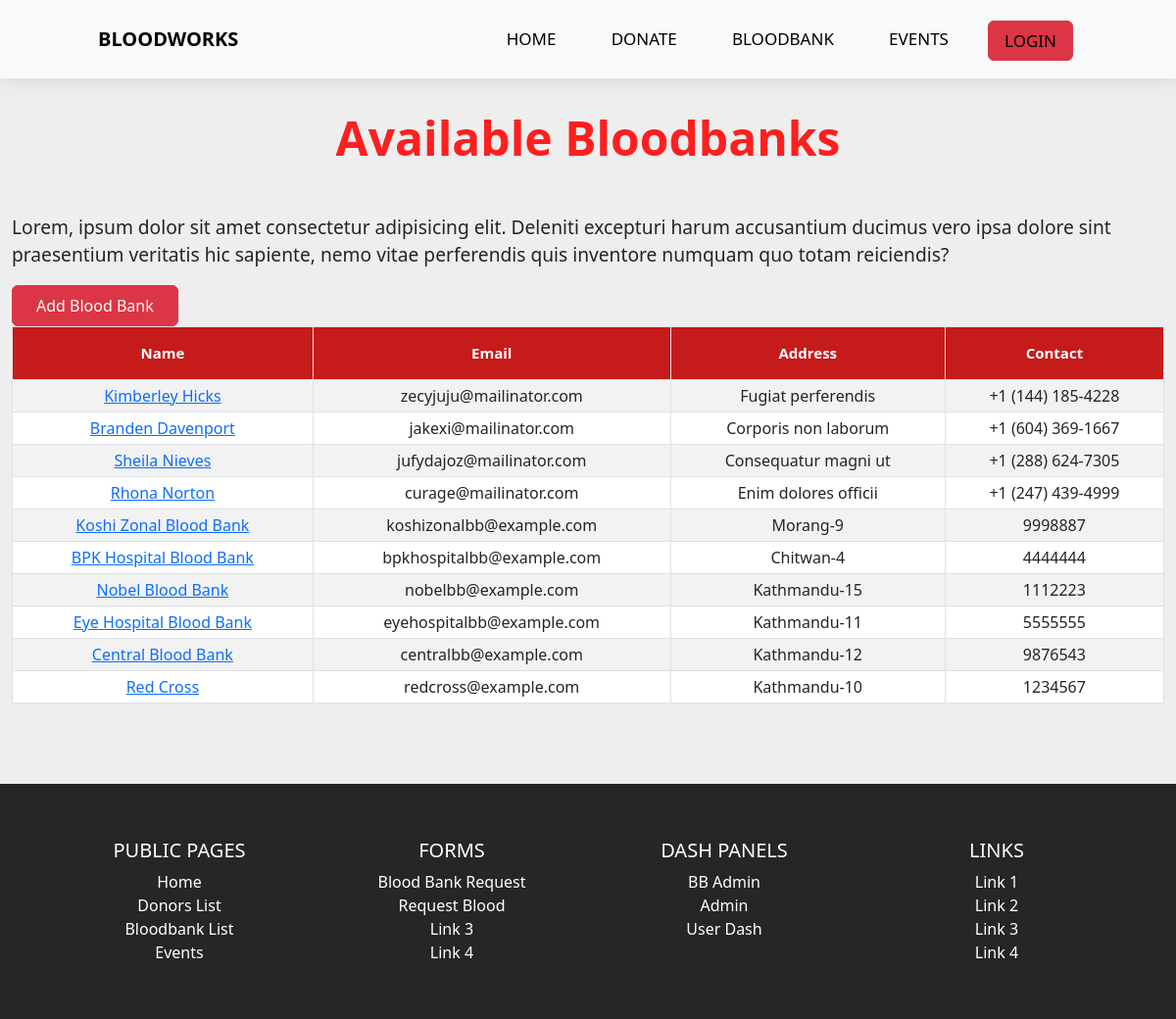
Before: /bloodbanks with the older database file.
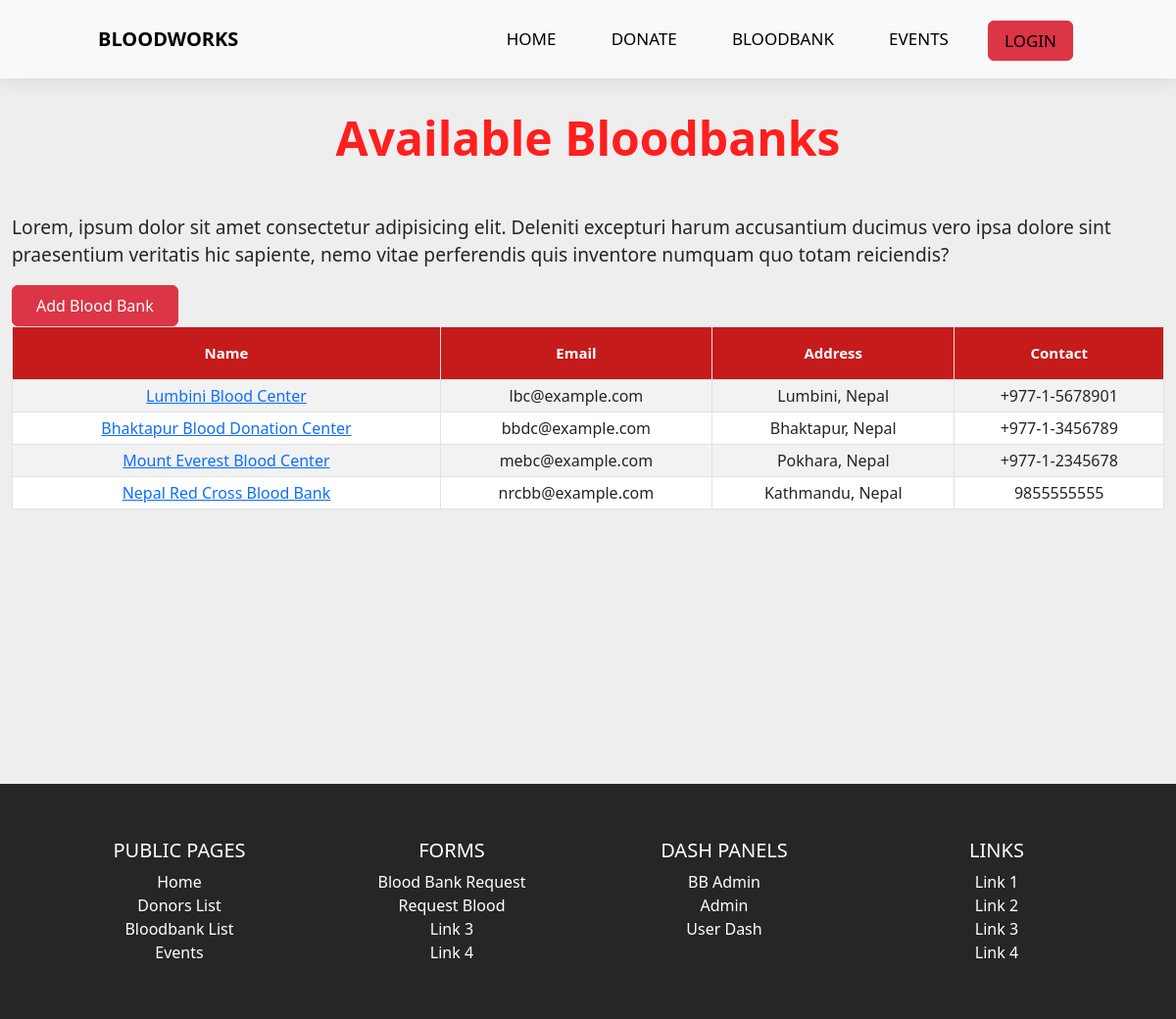
After: the same page with the newer database file.
### tables this page shows
CREATE TABLE `blood_banks` (
  `bb_id` int(11) NOT NULL,
  `bb_name` varchar(50) NOT NULL,
  `bb_email` varchar(50) DEFAULT NULL,
  `bb_username` varchar(50) NOT NULL,
  `bb_password` varchar(100) NOT NULL,
  `bb_phoneno` varchar(20) DEFAULT NULL,
  `bb_address` varchar(255) DEFAULT NULL,
  `bb_status` varchar(50) DEFAULT NULL,
  `bb_description` varchar(255) DEFAULT NULL
);

### controllers/BloodBanks.php (called while the page is built, shortened)
<?php
class BloodBanks
{
    public function index($a = "", $b = "", $c = "")
    {
        $bloodbanklist = $this->bloodbanklist();
        $data = [
            "bloodbanklist" => $bloodbanklist,
        ];
        $this->view('blood-banks', $data);
    }
    private function bloodbanklist()
    {
        $bloodbanklist = new Model;
        $bloodbanklist->table = "blood_banks";
        $bloodbanklist->order_column = "bb_id";
        $data = [
            "bb_status" => "verified"
        ];
        $bloodbanklist = $bloodbanklist->where($data);
        return $bloodbanklist;
    }
}

### includes/app.php (called while the page is built, shortened)
<?php
class App
{
    private $method = "index";
    public function splitURL()
    {
        $URL = $_GET['url'] ?? 'home';
        $URL = explode("/", trim($URL, "/"));
        return $URL;
    }
    public function loadController()
    {
        $URL = $this->splitURL();
        if($URL[0] == "dash"){
            if ($URL[0] == "dash" && !isset($URL[1])) {
                $filename = "controllers/Dash"  . ".php";
            } elseif ($URL[0] == "dash" && isset($URL[1])) {
                $filename = "controllers/" . $URL[0] . $URL[1] . ".php";
            }
        }
        elseif ($URL[0] == "admin"  ) {
            if ($URL[0] == "admin" && !isset($URL[1])) {
                $filename = "controllers/Admin"  . ".php";
            } elseif ($URL[0] == "admin" && isset($URL[1])) {
                $filename = "controllers/" . $URL[0] . $URL[1] . ".php";
            }
        }
        elseif ($URL[0] == "bbadmin"  ) {
            if ($URL[0] == "bbadmin" && !isset($URL[1])) {
                $filename = "controllers/bbadmin"  . ".php";
            } elseif ($URL[0] == "bbadmin" && isset($URL[1])) {
                $filename = "controllers/" . $URL[0] . $URL[1] . ".php";
            }
        }
        else{
            $filename = "controllers/" .$URL[0] . ".php";
        }
        if (file_exists($filename)) {
            unset($URL[0]);
        } else {
            $filename = "controllers/_404.php";
            require $filename;
            $this->controller = "_404";
        }
        $controller = new $this->controller;
        $URL = $URL ? array_values($URL) : [];
        call_user_func_array([$controller, $this->method], $URL);
    }
}

### index.php (called while the page is built, shortened)
<?php
$app = new App;
$app->loadController();
?>

### includes/functions.php (called while the page is built, shortened)
<?php
function checkIflLoggedIn(){
    if(isset($_SESSION['loggedin'])){
        return $_SESSION['u-type'];
    }
    else{
        return false;
    }
}

### includes/database.php (called while the page is built, shortened)
<?php
trait Database
{
    public function connect()
    {
        $string = "mysql:hostname=" . DBHOST . ";dbname=" . DBNAME;
        $con = new PDO($string, DBUSER, DBPASS);
        return $con;
    }
    public function query($query, $data = [])
    {
        $con = $this->connect();
        $stm = $con->prepare($query);
        $check = $stm->execute($data);
        if ($check) {
            $result = $stm->fetchAll(PDO::FETCH_OBJ);
            if (is_array($result) && count($result)) {
                return $result;
            }
        }
        return false;
    }
}

### includes/models.php (called while the page is built, shortened)
<?php
class Model
{
    public $table = "users";
    protected $limit = '100';
    protected $offset = 0;
    protected $order_type = "desc";
    public $order_column = "id";
    public function where($data, $data_not = [])
    {
        $keys = array_keys($data);
        $query = "select * from $this->table where ";
        foreach ($keys as $key) {
            $query .= $key . " = :" . $key . " && ";
        }
        $query = trim($query, " && ");
        $query .= " order by $this->order_column $this->order_type limit $this->limit offset $this->offset";
        $data = array_merge($data, $data_not);
        return $this->query($query, $data);
    }
}

### views/blood-banks.views.php (the view)
<?php require "header.php";
?>
<main class="container-xxl top-gap">
    <div class="table-section">
        <h2 class="table-sec-title fw-bold display-5">Available Bloodbanks</h2>
        <p>Lorem, ipsum dolor sit amet consectetur adipisicing elit. Deleniti excepturi harum accusantium ducimus vero ipsa dolore sint praesentium veritatis hic sapiente, nemo vitae perferendis quis inventore numquam quo totam reiciendis?</p>
        <a class="btn btn-danger rounded float-right d-inline-block" href="<?= HOSTNAME ?>addbloodbank">Add Blood Bank</a>
        <div style="overflow-x:auto;">
            <table id="datatable" class="table table-hover table-striped table-bordered table-sm" cellspacing="0" width="100%">
                <thead>
                    <tr>
                        <th class="th-sm">Name
                        </th>
                        <th class="th-sm">Email
                        </th>
                        <th class="th-sm">Address
                        </th>
                        <th class="th-sm">Contact
                        </th>
                    </tr>
                </thead>
                <tbody>
                    <?php if (empty($bloodbanklist)) {
                        echo "No donor available";
                    } else {
                        foreach ($bloodbanklist as $bloodbank) { ?>
                            <tr>
                                <td><a href="<?= ROOT ?>/bloodbank/<?= $bloodbank->bb_id; ?>"><?= $bloodbank->bb_name; ?></a></td>
                                <td><?= $bloodbank->bb_email; ?></td>
                                <td><?= $bloodbank->bb_address; ?></td>
                                <td><?= $bloodbank->bb_phoneno; ?></td>
                            </tr>
                    <?php
                        }
                    }
                    ?>
                </tbody>
            </table>
        </div>
    </div>
</main>
<?php require "footer.php"; ?>

### includes/Controller.php (shortened to what this page needs)
<?php
trait Controller
{
    public function view($name, $data=[])
    {
        $filename = "views/" . $name . ".views.php";
        if (file_exists($filename)) {
            require $filename;
        } else {
            $filename = "views/404.views.php";
            require $filename;
        }
    }
}

### views/header.php (shortened to what this page needs)
<!DOCTYPE html>
<html lang="en">
<head>
    <link href="https://cdn.jsdelivr.net/npm/bootstrap@5.3.0/dist/css/bootstrap.min.css" rel="stylesheet">
    <link href="https://cdn.jsdelivr.net/npm/simple-datatables@latest/dist/style.css" rel="stylesheet" type="text/css">
    <link rel="stylesheet" href="<?= HOSTNAME ?>assets/css/style.css">
    <link rel="stylesheet" href="<?= HOSTNAME ?>assets/js/app.js">
</head>
<body>
    <nav class="bb-navbar">
        <div class="brand d-inline-block">
            <a href="<?= HOSTNAME ?>"> <label class="logo">BLOODWORKS</label></a>
        </div>
        <ul>
            <li>
                <a href="<?= HOSTNAME ?>">HOME</a>
            </li>
            <li>
                <a href="<?= HOSTNAME ?>donorlist">DONATE</a>
            </li>
            <li>
                <a href="<?= HOSTNAME ?>bloodbanks">BLOODBANK</a>
            </li>
            <li>
                <a href="<?= HOSTNAME ?>events">EVENTS</a>
            </li>
            <li class="nav-item">
                <?php $checkIflLoggedIn = checkIflLoggedIn();
                if ($checkIflLoggedIn == false) { ?>
                    <a href="<?= HOSTNAME ?>/login" class="btn rounded btn-danger">LOGIN</a>
                <?php } else { ?>
                    <a href="<?= HOSTNAME ?><?= $checkIflLoggedIn ?>" class="btn rounded btn-success">DASH</a>
                <?php } ?>
            </li>
        </ul>
    </nav>

### views/footer.php (shortened to what this page needs)
<footer class=" text-center text-white" style="background-color:#262626; height:min-content">
    <div class="container p-4">
        <div class="row">
            <div class="col-lg-3 col-md-6 mb-4 mb-md-0">
                <h5 class="text-uppercase">Public Pages</h5>
                <ul class="list-unstyled mb-0">
                    <li>
                        <a href="<?= HOSTNAME ?>" class="text-white">Home</a>
                    </li>
                    <li>
                        <a href="<?= HOSTNAME ?>donorlist" class="text-white">Donors List</a>
                    </li>
                    <li>
                        <a href="<?= HOSTNAME ?>bloodbanks" class="text-white">Bloodbank List</a>
                    </li>
                    <li>
                        <a href="<?= HOSTNAME ?>events" class="text-white">Events</a>
                    </li>
                </ul>
            </div>
            <div class="col-lg-3 col-md-6 mb-4 mb-md-0">
                <h5 class="text-uppercase">Forms</h5>
                <ul class="list-unstyled mb-0">
                    <li>
                        <a href="<?= HOSTNAME ?>addbloodbank" class="text-white">Blood Bank Request</a>
                    </li>
                    <li>
                        <a href="<?= HOSTNAME ?>bloodrequest" class="text-white">Request Blood</a>
                    </li>
                    <li>
                        <a href="#!" class="text-white">Link 3</a>
                    </li>
                    <li>
                        <a href="#!" class="text-white">Link 4</a>
                    </li>
                </ul>
            </div>
            <div class="col-lg-3 col-md-6 mb-4 mb-md-0">
                <h5 class="text-uppercase">Dash Panels</h5>
                <ul class="list-unstyled mb-0">
                    <li>
                        <a href="<?= HOSTNAME ?>bbadmin" class="text-white">BB Admin</a>
                    </li>
                    <li>
                        <a href="<?= HOSTNAME ?>admin" class="text-white">Admin</a>
                    </li>
                    <li>
                        <a href="<?= HOSTNAME ?>dash" class="text-white">User Dash</a>
                    </li>
                </ul>
            </div>
            <div class="col-lg-3 col-md-6 mb-4 mb-md-0">
                <h5 class="text-uppercase">Links</h5>
                <ul class="list-unstyled mb-0">
                    <li>
                        <a href="#!" class="text-white">Link 1</a>
                    </li>
                    <li>
                        <a href="#!" class="text-white">Link 2</a>
                    </li>
                    <li>
                        <a href="#!" class="text-white">Link 3</a>
                    </li>
                    <li>
                        <a href="#!" class="text-white">Link 4</a>
                    </li>
                </ul>
            </div>
        </div>
    </div>
</footer>
</body>
</html>

### assets/css/style.css (style rules this page uses)
* { margin: 0; padding: 0; box-sizing: border-box; }
body { background: #eeeeee; }
main { min-height: 100vh; }
.bb-navbar { position: fixed; top: 0; background-color: #F8F9FA; height: 80px; width: 100%; z-index: 10; box-shadow: 1px .1px 20px rgb(209, 209, 209); }
label.logo { color: #000000; font-size: 20px; line-height: 80px; padding: 0 100px; font-weight: bold }
.bb-navbar ul { float: right; margin-right: 100px; }
.bb-navbar ul li { display: inline-block; line-height: 80px; margin: 0 5px; }
.bb-navbar ul li a { color: #000000; font-size: 17px; padding: 7px 16px; margin-left: 10px; border-radius: 3px; text-transform: uppercase; text-decoration: none; }
.btn { padding: 0.5em 1.5em; border-radius: 2em; }
.table-section { position: relative; }
.table-sec-title { margin: 2rem 0 3rem 0; color: #ff1f1f; text-align: center; }
td, th { padding: 20px; height: 30px; justify-content: center; align-content: center; text-align: center; }
#datatable th { background-color: rgb(198, 27, 27); font-weight: bold; color: white; font-size: 15px; padding: 15px; text-align: center; }
.top-gap { padding-top: 80px; }
footer { background: #ff1f1f; color: #fff; padding: 2em; text-align: center; }
footer a { color: #fff; text-decoration: none; }
@media screen and (min-width: 769px) { p { font-size: 1.2em; } }

Changed rows visible on the page:
removed blood_banks: bb_name "Kimberley Hicks", bb_email "zecyjuju@mailinator.com", bb_address "Fugiat perferendis", bb_phoneno "+1 (144) 185-4228"
removed blood_banks: bb_name "Branden Davenport", bb_email "jakexi@mailinator.com", bb_address "Corporis non laborum", bb_phoneno "+1 (604) 369-1667"
removed blood_banks: bb_name "Sheila Nieves", bb_email "jufydajoz@mailinator.com", bb_address "Consequatur magni ut", bb_phoneno "+1 (288) 624-7305"
removed blood_banks: bb_name "Rhona Norton", bb_email "curage@mailinator.com", bb_address "Enim dolores officii", bb_phoneno "+1 (247) 439-4999"
removed blood_banks: bb_name "Koshi Zonal Blood Bank", bb_email "koshizonalbb@example.com", bb_address "Morang-9", bb_phoneno "9998887"
removed blood_banks: bb_name "BPK Hospital Blood Bank", bb_email "bpkhospitalbb@example.com", bb_address "Chitwan-4", bb_phoneno "4444444"
removed blood_banks: bb_name "Nobel Blood Bank", bb_email "nobelbb@example.com", bb_address "Kathmandu-15", bb_phoneno "1112223"
removed blood_banks: bb_name "Eye Hospital Blood Bank", bb_email "eyehospitalbb@example.com", bb_address "Kathmandu-11", bb_phoneno "5555555"
removed blood_banks: bb_name "Central Blood Bank", bb_email "centralbb@example.com", bb_address "Kathmandu-12", bb_phoneno "9876543"
removed blood_banks: bb_name "Red Cross", bb_email "redcross@example.com", bb_address "Kathmandu-10", bb_phoneno "1234567"
added blood_banks: bb_name "Lumbini Blood Center", bb_email "lbc@example.com", bb_address "Lumbini, Nepal", bb_phoneno "+977-1-5678901"
added blood_banks: bb_name "Bhaktapur Blood Donation Center", bb_email "bbdc@example.com", bb_address "Bhaktapur, Nepal", bb_phoneno "+977-1-3456789"
added blood_banks: bb_name "Mount Everest Blood Center", bb_email "mebc@example.com", bb_address "Pokhara, Nepal", bb_phoneno "+977-1-2345678"
added blood_banks: bb_name "Nepal Red Cross Blood Bank", bb_email "nrcbb@example.com", bb_address "Kathmandu, Nepal", bb_phoneno "9855555555"
